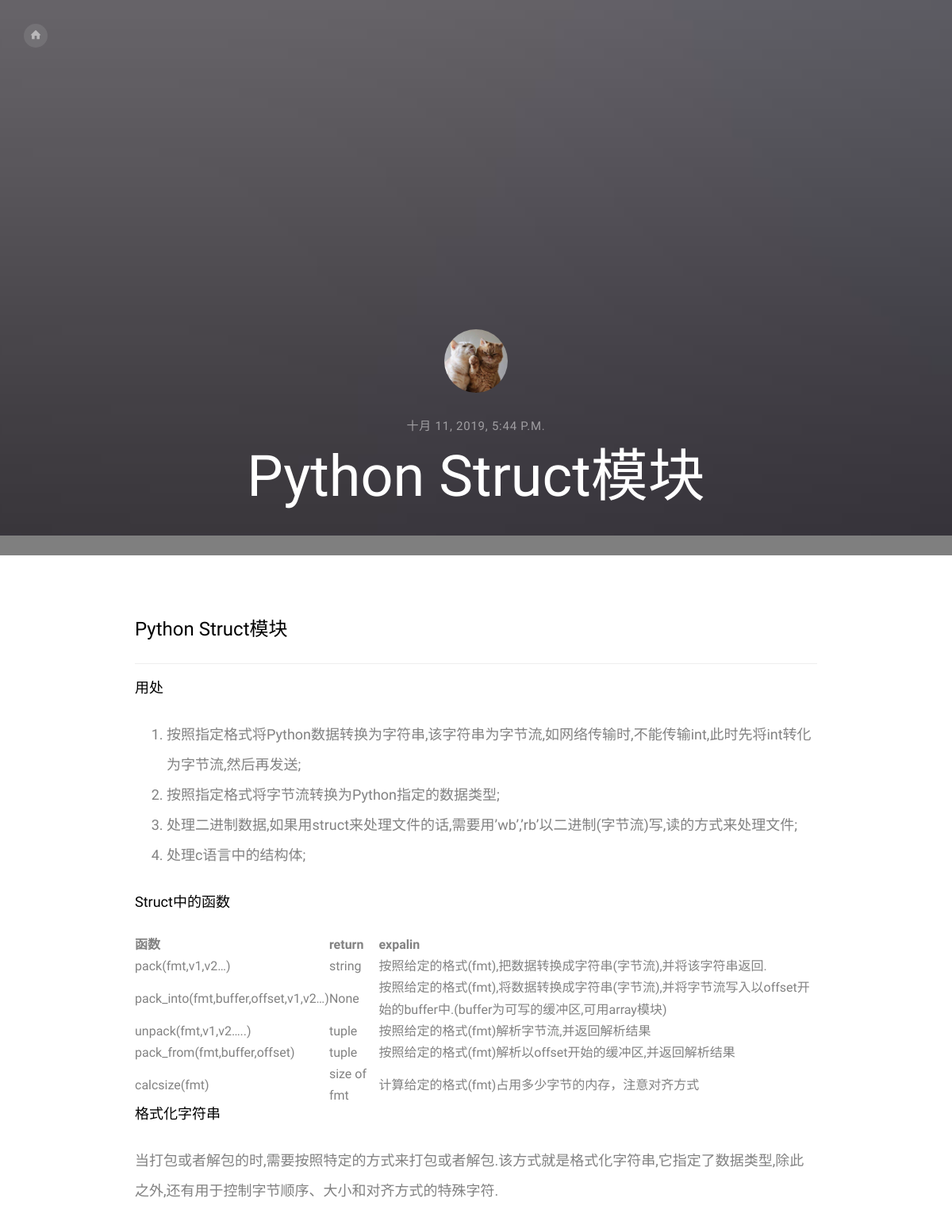
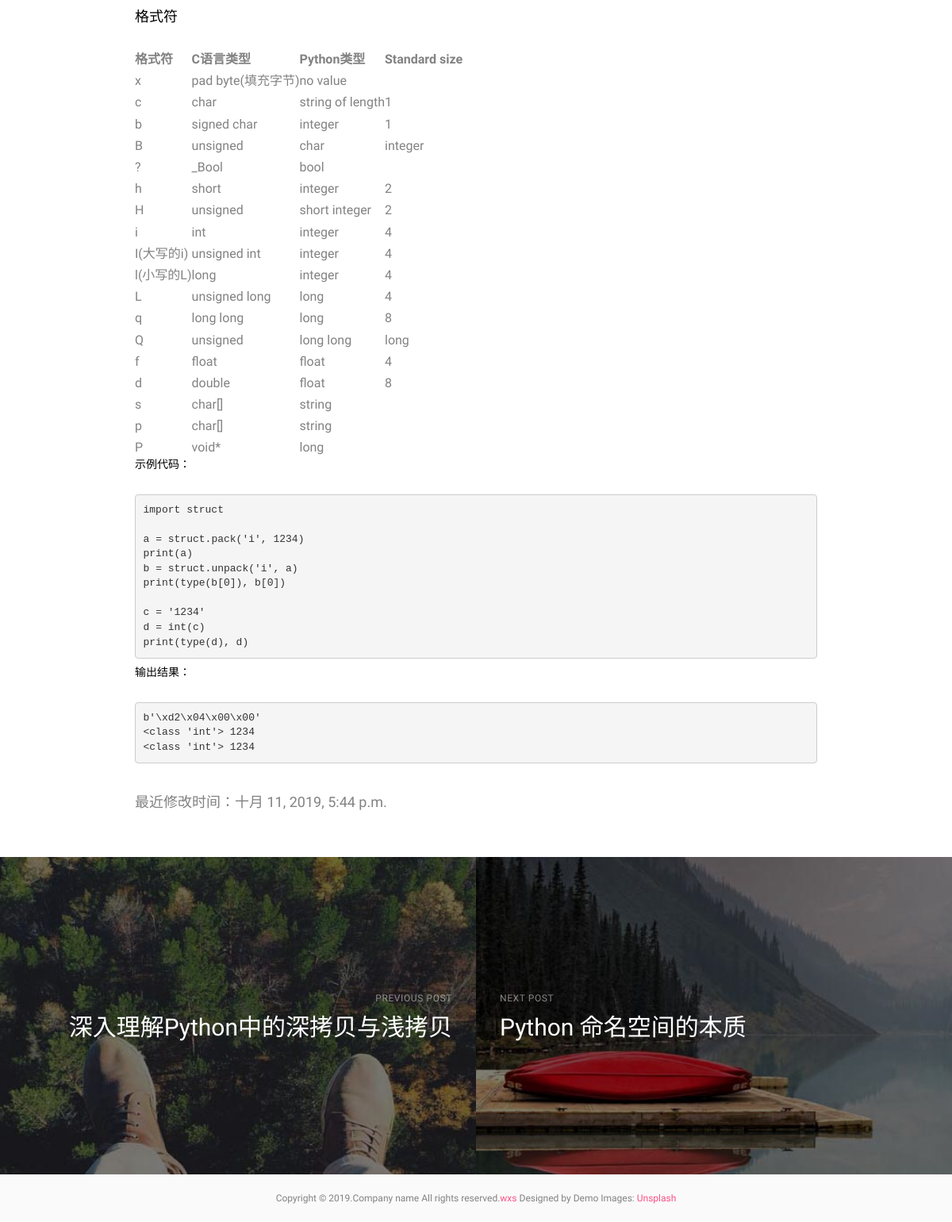
The page /blog2/single/8 on the database its author committed (2 pictures, top to bottom).
### blog2/models.py (models this page shows, shortened)
class ExampleModel(models.Model):
    title = models.CharField(max_length=30)
    content = MDTextField()
    create_time = models.DateTimeField(auto_now_add=True)
    update_time = models.DateTimeField(auto_now=False)
    picture = 1

### blog2/views.py (the view)
# urls.py: re_path('single/(?P<single_id>[0-9]+)$', views.single_page, name='single'),
def single_page(request, single_id):
    data = {}  # data用于向模板传递数据
    single = models.ExampleModel.objects.get(pk=single_id) # 获取正被打开的博客
    data['single'] = single
    next_blog = models.ExampleModel.objects.filter(id__gt=single.id).order_by('id')
    pre_blog = models.ExampleModel.objects.filter(id__lt=single.id).order_by('-id')
    if pre_blog.count() > 0:
        pre_blog = pre_blog[0]
    else:
        pre_blog = None
    if next_blog.count() > 0:
        next_blog = next_blog[0]
    else:
        next_blog = None
    single.content = markdown.markdown(single.content, extensions=[
        'markdown.extensions.extra',
        'markdown.extensions.codehilite',
        'markdown.extensions.toc',
    ])
    data['pre_blog'] = pre_blog
    data['next_blog'] = next_blog
    return render(request, 'blog2/single.html', data, )

### blog2/Templates/blog2/single.html (shortened to what this page needs)
<!DOCTYPE HTML>
<html>
	<head>
	<link rel="stylesheet" href="/static//static/css/animate.css">
	<link rel="stylesheet" href="/static/css/icomoon.css">
	<link rel="stylesheet" href="/static/css/bootstrap.css">
	<link rel="stylesheet" href="/static/css/style.css">
	</head>
	<body class="single">
	<div id="page">
		<div id="fh5co-aside" style="background-image: url(/static/images/image_2.jpg)" data-stellar-background-ratio="0.5">
			<div class="overlay"></div>
			<nav role="navigation">
				<ul>
					<li><a href="{% url "blog2:index" %}"><i class="icon-home"></i></a></li>
				</ul>
			</nav>
			<div class="page-title">
				<img src="/static/images/person_1.jpg" alt="Free HTML5 by ">
				<span>{{ single.create_time }}</span>
				<h2>{{ single.title }}</h2>
			</div>
		</div>
		<div id="fh5co-main-content">
			<div class="fh5co-post">
				<div class="fh5co-entry padding">
					<div>
                        <p>{{ single.content|safe }}</p>
                        <p>最近修改时间：{{ single.update_time }}</p>
					</div>
				</div>
			</div>
		</div>
	</div>
	<div class="fh5co-navigation">
		<div class="fh5co-cover prev fh5co-cover-sm" style="background-image: url(/static/images/project-4.jpg)">
			<div class="overlay"></div>
            {% if pre_blog %}
                <a class="copy" href="{% url 'blog2:single' pre_blog.id %}">
            {% else %}
                <a class="copy" href="{% url 'blog2:index' %}">
            {% endif %}
				<div class="display-t">
					<div class="display-tc">
						<div>
							<span>Previous Post</span>
                            {% if pre_blog %}
                                <h2>{{ pre_blog.title }}</h2>
                            {% else %}
                                <h2>None</h2>
                            {% endif %}
						</div>
					</div>
				</div>
			</a>
		</div>
		<div class="fh5co-cover next fh5co-cover-sm" style="background-image: url(/static/images/project-5.jpg)">
			<div class="overlay"></div>
            {% if next_blog %}
                <a class="copy" href="{% url 'blog2:single' next_blog.id %}">
            {% else %}
                 <a class="copy" href="{% url 'blog2:index'  %}">
            {% endif %}
				<div class="display-t">
					<div class="display-tc">
						<div>
							<span>Next Post</span>
                            {% if next_blog %}
                                <h2>{{ next_blog.title }}</h2>
                            {% else %}
                                <h2>None</h2>
                            {% endif %}
						</div>
					</div>
				</div>
			</a>
		</div>
	</div>
	<footer>
		<div>
					Copyright &copy; 2019.Company name All rights reserved.<a target="_blank" href="#">wxs</a> Designed by <a href="http://" target="_blank"></a> Demo Images: <a href="http://unsplash.com" target="_blank">Unsplash</a>
					</div>
				</footer>
	</body>
</html>

### blog2/Templates/blog2/css/icomoon.css (style rules this page uses)
[class^="icon-"], [class*=" icon-"] { font-family: 'icomoon' !important; speak: none; font-style: normal; font-weight: normal; font-variant: normal; text-transform: none; line-height: 1; -webkit-font-smoothing: antialiased; -moz-osx-font-smoothing: grayscale; }
.icon-home:before { content: "\e9b8"; }

### rows shown on the page
ExampleModel: create_time "十月 11, 2019, 5:44 P.M.", title "Python Struct模块", content "Python Struct模块 用处 按照指定格式将Python数据转换为字符串,该字符串为字节流,如网络传输时,不能传输int,此时先将int转化为字节流,然后再发送; 按照指定格式将字节流转换为Python指定的数据类型; 处理二进制数据,如果用struct来处理文件的话,需要用’wb’,’rb’以二进制(字节流)写,读的方式来处理文件; 处理c语言中的结构体; Struct中的函数 函数 return expalin pack(fmt,v1,v2…) string 按照给定的格式(fmt),把数据转换成字符串(字节流),并将该字符串返回. pack_into(fmt,buffer,offset,v1,v2…) None 按照给定的格式(fmt),将数据转换成字符串(字节流),并将字节流写入以offset开始的buffer中.(buffer为可写的缓冲区,可用array模块) unpack(fmt,v1,v2…..) tuple 按照给定的格式(fmt)解析字节流,并返回解析结果 pack_from(fmt,buffer,offset) tuple 按照给定的格式(fmt)解析以offset开始的缓冲区,并返回解析结果 calcsize(fmt) size of fmt 计算给定的格式(fmt)占用多少字节的内存，注意对齐方式 格式化字符串 当打包或者解包的时,需要按照特定的方式来打包或者解包.该方式就是格式化字符串,它指定了数据类型,除此之外,还有用于控制字节顺序、大小和对齐方式的特殊字符. 格式符 格式符 C语言类型 Python类型 Standard size x…", update_time "十月 11, 2019, 5:44 p.m."
ExampleModel: title "深入理解Python中的深拷贝与浅拷贝"
ExampleModel: title "Python 命名空间的本质"
